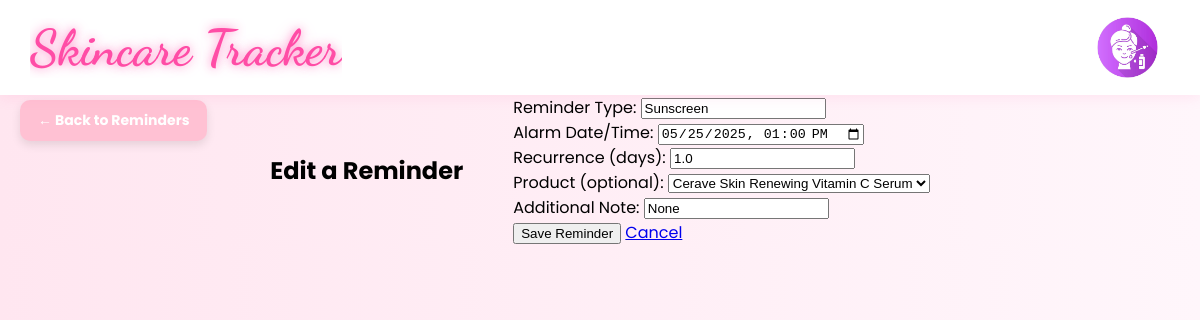
Page /reminder/reminder/edit/3 (signed in) on the committed database.
### tables this page shows
CREATE TABLE Reminders (
    reminder_id INTEGER PRIMARY KEY AUTOINCREMENT,
    reminder_type TEXT,
    alarm_date DATETIME,
    recurrence FLOAT,  
    reminder_note TEXT,  
    user_id INTEGER NOT NULL,
    product_id INTEGER,
    FOREIGN KEY (user_id) REFERENCES Users(user_id),
    FOREIGN KEY (product_id) REFERENCES Products(product_id)
);

CREATE TABLE Products (
    product_id INTEGER PRIMARY KEY AUTOINCREMENT,
    product_name TEXT NOT NULL,
    type TEXT,
    amazon_link TEXT,
    directions TEXT,
    shelflife INTEGER,
    ingredients TEXT,
    product_pic TEXT, 
    user_id INTEGER REFERENCES Users(user_id)
);

### routes/reminder_routes.py (the view, shortened to what this page needs)
@reminder_bp.route("/reminder/edit/<int:id>")
@reminder_bp.route("/edit/<int:id>", methods=["GET", "POST"])
def edit_reminder(id):
    db = __import__("app").app.get_db_connection()
    products = db.execute("SELECT product_id, product_name FROM Products").fetchall()
    data = db.execute("SELECT * FROM Reminders WHERE reminder_id=?", (id,)).fetchone()
    db.close()
    return render_template("edit_reminder.html", products=products, data=data)

### app.py (called while the page is built)
def get_db_connection():
    conn = sqlite3.connect(st_db)
    conn.row_factory = sqlite3.Row
    return conn

### templates/reminder/edit_reminder.html (shortened to what this page needs)
{% extends "base.html" %}
{% block content %}
<a href="/reminder" class="corner-back-btn">← Back to Reminders</a>
<div class="container mt-5">
    <h2>Edit a Reminder</h2>
    <form action="/reminder/edit/{{data.reminder_id}}" method="POST">
        <div class="mb-3">
            <label for="reminder_type" class="form-label">Reminder Type:</label>
            <input type="text" class="form-control" id="reminder_type" value="{{data.reminder_type}}" name="reminder_type" required>
        </div>
        <div class="mb-3">
            <label for="alarm_date" class="form-label">Alarm Date/Time:</label>
            <input type="datetime-local" class="form-control" id="alarm_date" value="{{data.alarm_date}}" name="alarm_date" required>
        </div>
        <div class="mb-3">
            <label for="recurrence" class="form-label">Recurrence (days):</label>
            <input type="number" class="form-control" id="recurrence" name="recurrence" value="{{data.recurrence}}"  value="1.0" required>
        </div>
        <div class="mb-3">
            <label for="product_id" class="form-label">Product (optional):</label>
            <select class="form-select" id="product_id" name="product_id">
                {% for product in products %}
                <option value="{{ product.product_id }}" {% if product.product_id == data.product_id %}selected{% endif %}>
                    {{ product.product_name }}
                </option>
                {% endfor %}
            </select>
        </div>
        <div class="mb-3">
            <label for="notes" class="form-label">Additional Note:</label>
            <input type="text" class="form-control" id="notes" value="{{data.reminder_note}}" name="notes">
        </div>
        <button type="submit" class="btn btn-success">Save Reminder</button>
        <a href="/reminder" class="btn btn-secondary">Cancel</a>
    </form>
</div>
{% endblock %}

### static/css/style.css (style rules this page uses)
body { font-family: 'Poppins', sans-serif; background: linear-gradient(to right, #ffe6f0, #fff6fb); margin: 0; padding: 0; }
.container { display: flex; justify-content: center; align-items: center; gap: 50px; position: relative; z-index: 1; }
.corner-back-btn { position: fixed; top: 100px; left: 20px; background-color: #ffc1d3; color: white; font-weight: bold; padding: 10px 18px; border-radius: 10px; text-align: center; text-decoration: none; font-size: 14px; z-index: 999; box-shadow: 0 4px 10px rgba(0, 0, 0, 0.1); transition: background 0.2s ease-in-out; }

### rows in the picture
Reminders: reminder_type "Sunscreen", alarm_date "05/25/2025 13:00", recurrence "1.0", product_id "Cerave Skin Renewing Vitamin C Serum"
